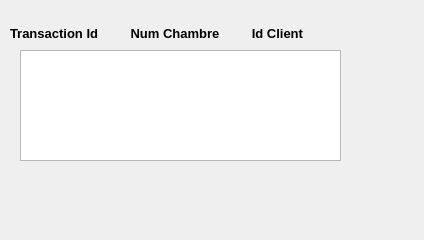
<?xml version="1.0" encoding="UTF-8"?>
<ui version="4.0">
 <class>transaction</class>
 <widget class="QDialog" name="transaction">
  <property name="windowModality">
   <enum>Qt::WindowModal</enum>
  </property>
  <property name="geometry">
   <rect>
    <x>0</x>
    <y>0</y>
    <width>424</width>
    <height>240</height>
   </rect>
  </property>
  <property name="windowTitle">
   <string>Booking Transaction</string>
  </property>
  <widget class="QListWidget" name="lstWidget">
   <property name="geometry">
    <rect>
     <x>20</x>
     <y>50</y>
     <width>321</width>
     <height>111</height>
    </rect>
   </property>
  </widget>
  <widget class="QLabel" name="label">
   <property name="geometry">
    <rect>
     <x>10</x>
     <y>23</y>
     <width>391</width>
     <height>20</height>
    </rect>
   </property>
   <property name="font">
    <font>
     <pointsize>10</pointsize>
     <bold>true</bold>
    </font>
   </property>
   <property name="text">
    <string>Transaction Id         Num Chambre         Id Client         </string>
   </property>
  </widget>
 </widget>
 <resources/>
 <connections/>
</ui>
